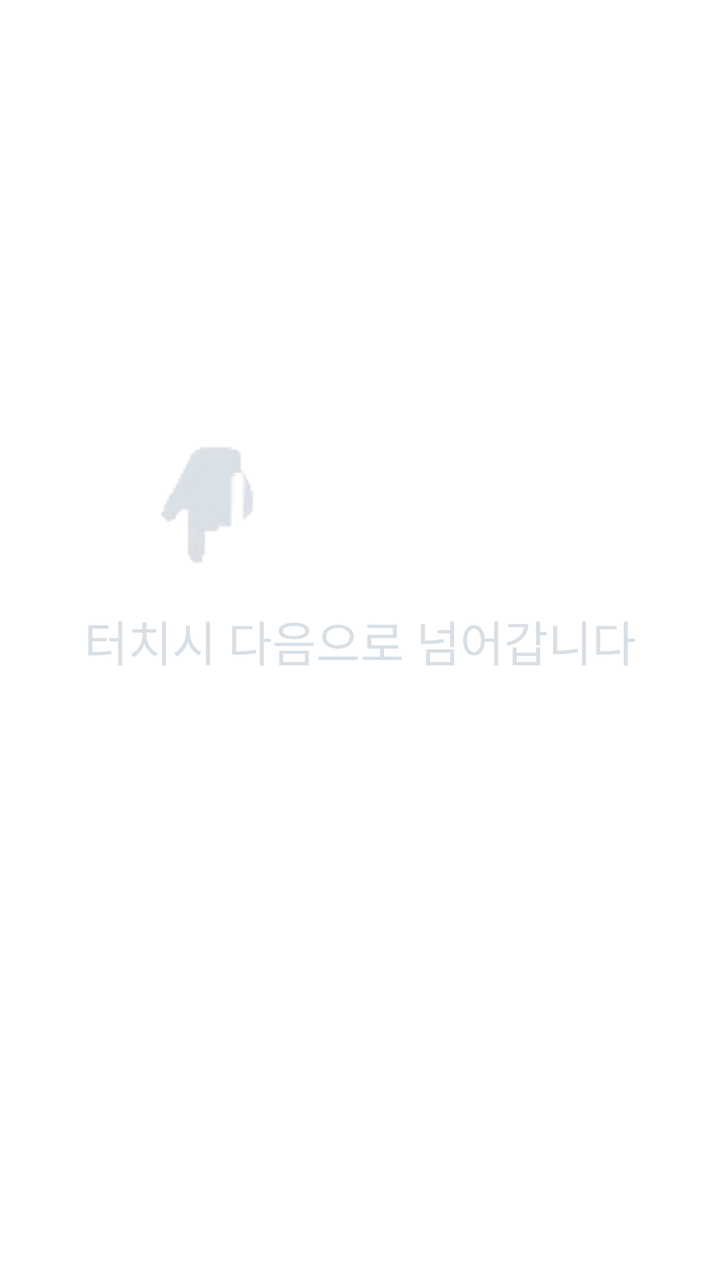
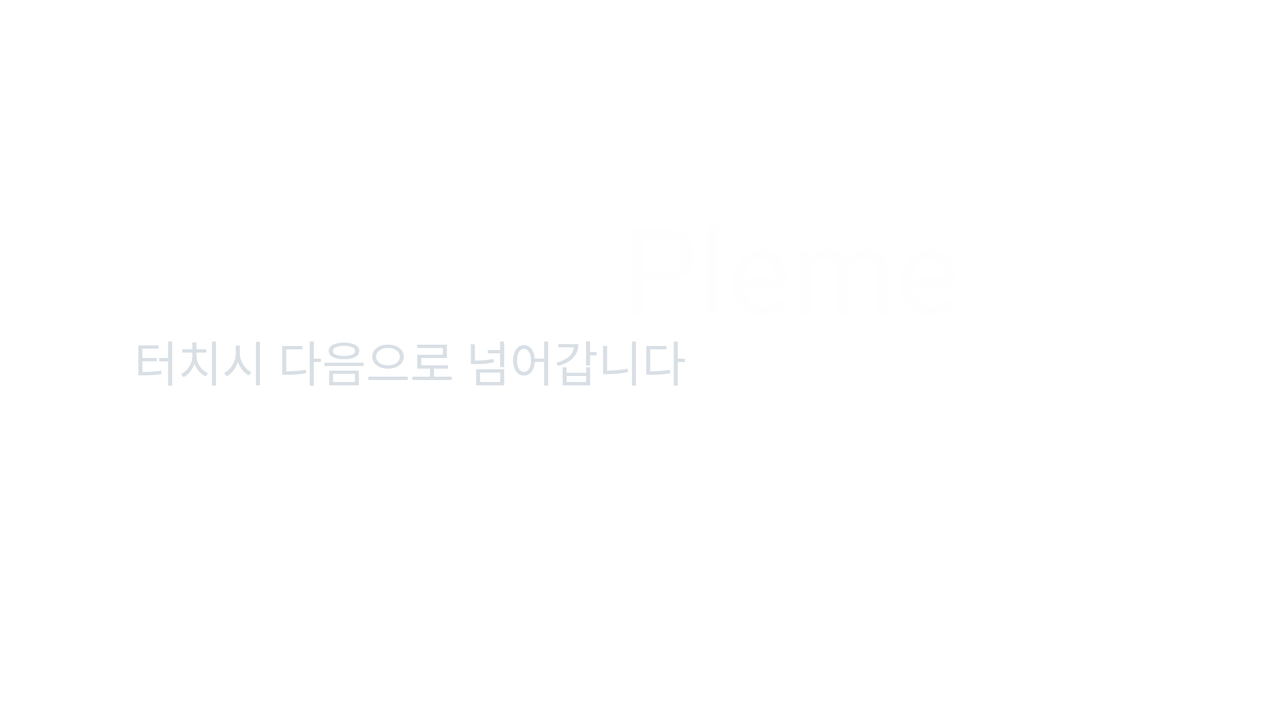

Two renders of one Android screen. The first uses the default layout on a phone; the second uses the alternative layout the repository ships for a different screen configuration, on a matching device. The two XML files are below.
<!-- AndroidManifest.xml: application theme Theme.Pleme -->
<!-- res/layout/activity_main.xml -->
<?xml version="1.0" encoding="utf-8"?>
<androidx.constraintlayout.widget.ConstraintLayout xmlns:android="http://schemas.android.com/apk/res/android"
    xmlns:app="http://schemas.android.com/apk/res-auto"
    xmlns:tools="http://schemas.android.com/tools"
    android:layout_width="match_parent"
    android:layout_height="match_parent"
    android:background="@drawable/wallpaper"
    tools:context=".MainActivity">
    <ImageView
        android:id="@+id/imageView1"
        android:layout_width="180dp"
        android:layout_height="180dp"
        android:layout_marginStart="45dp"
        android:layout_marginTop="240dp"
        android:rotationX="180"
        android:src="@drawable/good"
        app:layout_constraintBottom_toTopOf="@+id/Main_title2"
        app:layout_constraintEnd_toStartOf="@+id/Main_title"
        app:layout_constraintHorizontal_bias="0.316"
        app:layout_constraintStart_toStartOf="parent"
        app:layout_constraintTop_toTopOf="parent"
        app:layout_constraintVertical_bias="0.602" />

    <ImageView
        android:id="@+id/Main_title"
        android:layout_width="161dp"
        android:layout_height="72dp"
        android:layout_marginEnd="85dp"
        android:layout_marginBottom="44dp"
        android:src="@drawable/leme"
        android:textColor="#FEFEFE"
        android:textSize="60sp"
        app:layout_constraintBottom_toBottomOf="@+id/Main_title2"
        app:layout_constraintEnd_toEndOf="parent" />

    <TextView
        android:id="@+id/Main_title2"
        android:layout_width="wrap_content"
        android:layout_height="wrap_content"
        android:layout_marginStart="67dp"
        android:layout_marginEnd="67dp"
        android:fontFamily="@font/bemin_1ttf"
        android:text="터치시 다음으로 넘어갑니다"
        android:textColor="#D8DFE5"
        android:textSize="24sp"
        app:layout_constraintBottom_toBottomOf="parent"
        app:layout_constraintEnd_toEndOf="parent"
        app:layout_constraintStart_toStartOf="parent"
        app:layout_constraintTop_toTopOf="parent" />
</androidx.constraintlayout.widget.ConstraintLayout>
<!-- resources referenced by this layout -->
<resources>
  <!-- drawable good: gif bitmap (drawable, 95028 bytes) -->
  <!-- drawable leme: png bitmap (drawable, 1018 bytes) -->
  <style name="Theme.Pleme" parent="Theme.MaterialComponents.DayNight.DarkActionBar">
          
          <item name="windowNoTitle">true</item>
          <item name="colorPrimary">@color/purple_500</item>
          <item name="colorPrimaryVariant">@color/purple_700</item>
          <item name="colorOnPrimary">@color/white</item>
          
          <item name="colorSecondary">@color/teal_200</item>
          <item name="colorSecondaryVariant">@color/teal_700</item>
          <item name="colorOnSecondary">@color/black</item>
          
          <item name="android:statusBarColor">?attr/colorPrimaryVariant</item>
          
      </style>
</resources>
<!-- res/layout-land/activity_main.xml (the repository's variant of the layout above) -->
<!-- drawn on the phone turned sideways -->
<?xml version="1.0" encoding="utf-8"?>
<androidx.constraintlayout.widget.ConstraintLayout xmlns:android="http://schemas.android.com/apk/res/android"
    xmlns:app="http://schemas.android.com/apk/res-auto"
    xmlns:tools="http://schemas.android.com/tools"
    android:layout_width="match_parent"
    android:layout_height="match_parent"
    android:background="@drawable/wallpaper"
    tools:context=".MainActivity">

    <TextView
        android:id="@+id/Main_title"
        android:layout_width="wrap_content"
        android:layout_height="wrap_content"
        android:layout_marginEnd="88dp"
        android:layout_marginBottom="24dp"
        android:text="Pleme"
        android:textColor="#FEFEFE"
        android:textSize="60sp"
        app:layout_constraintBottom_toBottomOf="@+id/Main_title2"
        app:layout_constraintEnd_toEndOf="parent"
        app:layout_constraintStart_toEndOf="@+id/imageView5" />

    <ImageView
        android:id="@+id/imageView5"
        android:layout_width="81dp"
        android:layout_height="94dp"
        android:layout_marginStart="85dp"
        android:layout_marginBottom="25dp"
        app:layout_constraintBottom_toBottomOf="@+id/Main_title2"
        app:layout_constraintEnd_toStartOf="@+id/Main_title"
        app:layout_constraintStart_toStartOf="parent"
        app:layout_constraintTop_toBottomOf="@+id/frameLayout"
        app:srcCompat="@drawable/ping" />

    <TextView
        android:id="@+id/Main_title2"
        android:layout_width="wrap_content"
        android:layout_height="wrap_content"
        android:layout_marginStart="67dp"
        android:layout_marginEnd="67dp"
        android:text="터치시 다음으로 넘어갑니다"
        android:textColor="#D8DFE5"
        android:textSize="24sp"
        app:layout_constraintBottom_toBottomOf="parent"
        app:layout_constraintEnd_toEndOf="parent"
        app:layout_constraintHorizontal_bias="0.0"
        app:layout_constraintStart_toStartOf="parent"
        app:layout_constraintTop_toTopOf="parent"
        app:layout_constraintVertical_bias="0.5" />

    <FrameLayout
        android:id="@+id/frameLayout"
        android:layout_width="409dp"
        android:layout_height="233dp"
        android:layout_marginTop="1dp"
        android:layout_marginBottom="1dp"
        app:layout_constraintBottom_toTopOf="@+id/imageView5"
        app:layout_constraintTop_toTopOf="parent"
        tools:layout_editor_absoluteX="1dp">

    </FrameLayout>

</androidx.constraintlayout.widget.ConstraintLayout>
<!-- resources referenced by the variant -->
<!-- as the phone turned sideways resolves them -->
<resources>
  <!-- drawable ping: png bitmap (drawable, 4396 bytes) -->
  <style name="Theme.Pleme" parent="Theme.MaterialComponents.DayNight.DarkActionBar">
          
          <item name="windowNoTitle">true</item>
          <item name="colorPrimary">@color/purple_500</item>
          <item name="colorPrimaryVariant">@color/purple_700</item>
          <item name="colorOnPrimary">@color/white</item>
          
          <item name="colorSecondary">@color/teal_200</item>
          <item name="colorSecondaryVariant">@color/teal_700</item>
          <item name="colorOnSecondary">@color/black</item>
          
          <item name="android:statusBarColor">?attr/colorPrimaryVariant</item>
          
      </style>
</resources>
